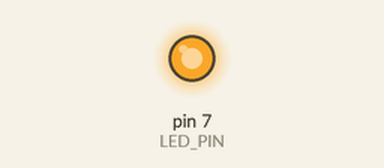
Recording of a sketch running on a simulated Arduino Uno, built with avr-gcc and run on an emulated ATmega328P. Shown: output pins drawn as LEDs (lit = HIGH).

Above: at 0.05 s.
At 0.65 s:
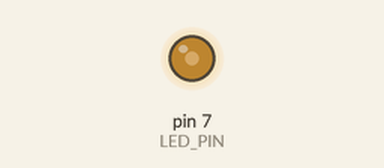
At 1.25 s:
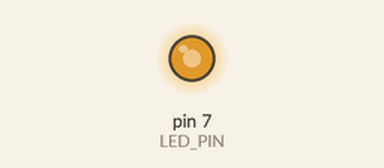
Timing chart, 0 to 3.5 s (numbered marks = the images above):
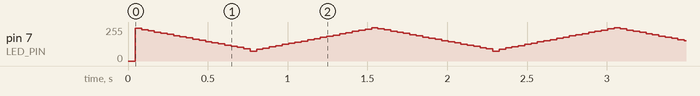

The sketch:

06_challenge_3.ino
```cpp
const int LED_PIN = 7;

unsigned long period = 100;  // PWM 주기 (μs)

// PWM 주기 설정 함수
void set_period(int p) {
  period = p;
}

// PWM 한 주기를 실행하는 함수
void set_duty(int duty) {
  if (duty <= 0) {
    digitalWrite(LED_PIN, HIGH); // LED 완전히 OFF
    delayMicroseconds(period);
    return;
  }

  if (duty >= 100) {
    digitalWrite(LED_PIN, LOW);  // LED 완전히 ON
    delayMicroseconds(period);
    return;
  }

  unsigned long onTime = period * duty / 100;
  unsigned long offTime = period - onTime;

  digitalWrite(LED_PIN, LOW);
  delayMicroseconds(onTime);

  digitalWrite(LED_PIN, HIGH);
  delayMicroseconds(offTime);
}

void triangle_wave() {
  // 목표: 밝아지기(101단계) + 어두워지기(100단계) = 201단계를 1초에 맞추기
  // 한 단계당 목표 시간
  double targetStepTime = 1000000.0 / 201.0;  // 약 4975us

  // 이 period로 목표 단계 시간을 채우려면 set_duty()를 몇 번 반복해야 하는지 계산
  int cyclesPerLevel = round(targetStepTime / period);

  if (cyclesPerLevel >= 1) {
    // period가 충분히 작음 -> 101단계(duty 1씩 증가) 그대로 사용, 반복 횟수로 시간 조절
    for (int duty = 0; duty <= 100; duty++) {
        //Serial.println(duty);  //duty값 시리얼 모니터로 확인하려고 넣음
      for (int c = 0; c < cyclesPerLevel; c++) {
        set_duty(duty);
      }
    }
    for (int duty = 99; duty >= 0; duty--) {
      //Serial.println(duty);  //duty값 시리얼 모니터로 확인하려고 넣음
      for (int c = 0; c < cyclesPerLevel; c++) {
        set_duty(duty);
      }
    }
  } else {
    // period가 너무 커서 반복 횟수를 1보다 줄일 수 없음
    // -> 대신 duty 증가폭을 키워서 전체 단계 수를 줄임
    unsigned long totalCycles = round(1000000.0 / period);  // 1초 동안 가능한 총 주기 수
    unsigned long halfCycles = totalCycles / 2;              // 밝아지기/어두워지기 각각의 단계 수
    if (halfCycles < 1) halfCycles = 1;

    double dutyStep = 100.0 / halfCycles;  // duty 증가폭 (1보다 커짐)

    // 밝아지기: 0 -> 100
    for (unsigned long i = 0; i <= halfCycles; i++) {
      int duty = round(i * dutyStep);
      if (duty > 100) duty = 100;
      //Serial.println(duty); //duty값 시리얼 모니터로 확인하려고 넣음
      set_duty(duty);
    }

    // 어두워지기: 100 -> 0
    for (unsigned long i = halfCycles; i > 0; i--) {
      int duty = round((i - 1) * dutyStep);
     // Serial.println(duty); //duty값 시리얼 모니터로 확인하려고 넣음
      set_duty(duty);
    }
  }
}

void setup() {
  pinMode(LED_PIN, OUTPUT);
  digitalWrite(LED_PIN, HIGH);  // LED OFF

  //Serial.begin(9600);  //duty값 시리얼 모니터로 확인하려고 넣음
}

void loop() {
  triangle_wave();
}

/* 1초를 목표로 하지 않고 duty값을 1씩 부드럽게 올렸을 때 코드(10ms일때 2초 걸림)
const int LED_PIN = 7;

unsigned long period = 10000;  // PWM 주기 (μs)

// PWM 주기 설정 함수
void set_period(int p) {
  period = p;
}

// PWM 한 주기를 실행하는 함수
void set_duty(int duty) {
  if (duty <= 0) {
    digitalWrite(LED_PIN, HIGH);// LED 완전히 OFF
    delayMicroseconds(period);
    return;
  }

  if (duty >= 100) {
    digitalWrite(LED_PIN, LOW);   // LED 완전히 ON
    delayMicroseconds(period);
    return;
  }

  unsigned long onTime = period * duty / 100;
  unsigned long offTime = period - onTime;

  digitalWrite(LED_PIN, LOW);
  delayMicroseconds(onTime);

  digitalWrite(LED_PIN, HIGH);
  delayMicroseconds(offTime);
}
void triangle_wave() {
  const unsigned long stepTime = 5000;

  // 밝아지기
  for (int duty = 0; duty <= 100; duty++) {
    unsigned long startTime = micros();

    while (micros() - startTime < stepTime) {
      set_duty(duty);
    }
  }

  // 어두워지기
  for (int duty = 99; duty >= 0; duty--) {
    unsigned long startTime = micros();

    while (micros() - startTime < stepTime) {
      set_duty(duty);
    }
  }

}
void setup() {
  pinMode(LED_PIN, OUTPUT);
  digitalWrite(LED_PIN, HIGH);  // LED OFF


}


void loop() {
  triangle_wave();

}
*/
```
